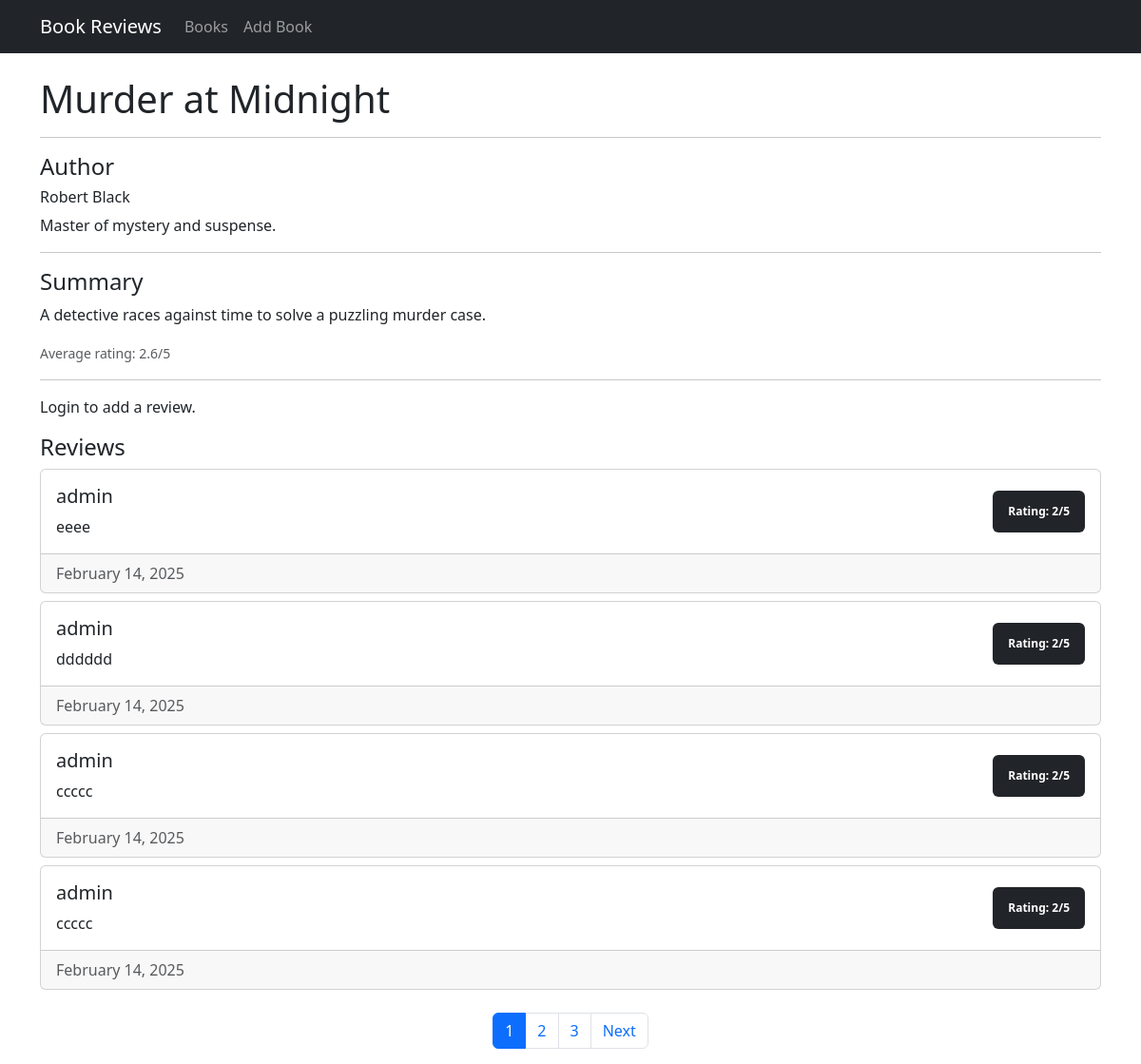
The app's page /book/5/ with its own data.
### reviews/models.py (models this page shows, shortened)
class Book(models.Model):
    title = models.CharField(max_length=200)
    author = models.CharField(max_length=200)
    author_bio = models.TextField()
    description = models.TextField()
    categories = models.ManyToManyField(Category)
    created_at = models.DateTimeField(auto_now_add=True)
    def average_rating(self):
        reviews = self.review_set.all()
        if reviews:
            return sum(review.rating for review in reviews) / len(reviews)
        return 0

class Review(models.Model):
    book = models.ForeignKey(Book, on_delete=models.CASCADE)
    user = models.ForeignKey(User, on_delete=models.CASCADE)
    text = models.TextField()
    rating = models.IntegerField(choices=[(i, i) for i in range(1, 6)])
    created_at = models.DateTimeField(auto_now_add=True)

### reviews/views.py (the view)
# urls.py: path('book/<int:book_id>/', views.book_detail, name='book_detail'),
def book_detail(request, book_id):
    book = get_object_or_404(Book, id=book_id)
    reviews = book.review_set.all().order_by('-created_at')
    paginator = Paginator(reviews, 4)  # Show 5 reviews per page
    page_number = request.GET.get('page')
    page_obj = paginator.get_page(page_number)
    context = {
        'book': book,
        'reviews': page_obj
    }
    return render(request, 'reviews/book_detail.html', context)

### reviews/templates/reviews/book_detail.html (shortened to what this page needs)
{% extends "base.html" %}
{% block content %}
<div class="container mt-4">
    <h1>{{ book.title }}</h1>
    <hr>
    <h4>Author</h4>
    <h6>{{ book.author }}</h6>
    <p>{{ book.author_bio }}</p>
    <hr>
    <h4>Summary</h4>
    <p>{{ book.description }}</p>
    <p>
        <small class="text-muted">Average rating: {{ book.average_rating|floatformat:1 }}/5</small>
    </p>
    <hr>
    {% if user.is_authenticated %}
    <div class="card mb-4">
        <div class="card-body">
            <h5>Add Review</h5>
            <form id="review-form" method="post" action="{% url 'reviews:add_review' book.id %}">
                {% csrf_token %}
                <div class="mb-3">
                    <label for="rating" class="form-label">Rating</label>
                    <select name="rating" id="rating" class="form-control" required>
                        <option value="">Select rating...</option>
                        {% for i in "12345" %}
                            <option value="{{ i }}">{{ i }}</option>
                        {% endfor %}
                    </select>
                </div>
                <div class="mb-3">
                    <label for="text" class="form-label">Review</label>
                    <textarea name="text" id="text" class="form-control" rows="3" required></textarea>
                </div>
                <button type="submit" class="btn btn-primary">Submit Review</button>
            </form>
            <div id="review-status" class="mt-2"></div>
        </div>
    </div>
    {% else %}
        <p>Login to add a review.</p>
    {% endif %}
    <h4>Reviews</h4>
    <div id="reviews">
        {% for review in reviews %}
        <div class="card mb-2">
            <div class="card-body">
                <div class="d-flex justify-content-between align-items-center">
                    <div>
                        <h5 class="card-title">{{ review.user }}</h5>
                        <p class="card-text">{{ review.text }}</p>
                    </div>
                    <div>
                        <span class="badge p-3 fs-7
                        {% if review.rating == 5 %}bg-success
                        {% elif review.rating == 1 %}bg-danger
                        {% else %}bg-dark
                        {% endif %}">
                        Rating: {{ review.rating }}/5</span>
                    </div>
                </div>
            </div>
            <div class="card-footer text-muted">
                {{ review.created_at|date:"F j, Y" }}
            </div>
        </div>
    {% empty %}
        <p>No reviews found.</p>
    {% endfor %}
    </div>
    {% if reviews.has_other_pages %}
    <nav aria-label="Review navigation" class="mt-4">
        <ul class="pagination justify-content-center">
            {% for num in reviews.paginator.page_range %}
                <li class="page-item {% if reviews.number == num %}active{% endif %}">
                    <a class="page-link" href="?page={{ num }}">{{ num }}</a>
                </li>
            {% endfor %}
            {% if reviews.has_next %}
                <li class="page-item">
                    <a class="page-link" href="?page={{ reviews.next_page_number }}">Next</a>
                </li>
            {% endif %}
        </ul>
    </nav>
    {% endif %}
</div>
{% endblock %}

### records on screen
Book: title "Murder at Midnight", author "Robert Black", author_bio "Master of mystery and suspense.", description "A detective races against time to solve a puzzling murder case.", average_rating "2.6"
Review: user "admin", text "eeee", rating "2", created_at "February 14, 2025"
Review: user "admin", text "dddddd", rating "2", created_at "February 14, 2025"
Review: user "admin", text "ccccc", rating "2", created_at "February 14, 2025"
Review: user "admin", text "ccccc", rating "2", created_at "February 14, 2025"

### other values on screen
{{ num }} "1" "2" "3"
